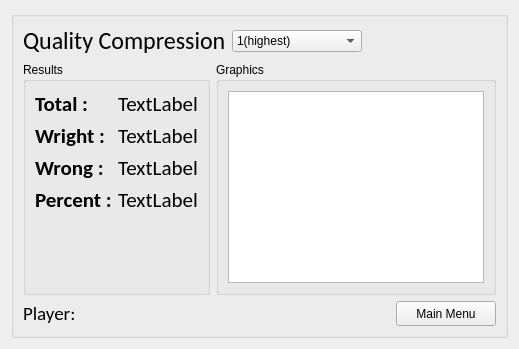
      <widget class="QWidget" name="statics_tab">
       <attribute name="title">
        <string>Statics</string>
       </attribute>
       <layout class="QGridLayout" name="gridLayout_5">
        <item row="0" column="0">
         <widget class="QGroupBox" name="groupBox_5">
          <property name="title">
           <string/>
          </property>
          <layout class="QGridLayout" name="gridLayout_17">
           <item row="0" column="0" colspan="2">
            <layout class="QHBoxLayout" name="horizontalLayout_10">
             <item>
              <widget class="QLabel" name="label_8">
               <property name="font">
                <font>
                 <family>Calibri</family>
                 <pointsize>18</pointsize>
                </font>
               </property>
               <property name="text">
                <string>Quality Compression</string>
               </property>
              </widget>
             </item>
             <item>
              <widget class="QComboBox" name="qualityStatics_cb">
               <property name="minimumSize">
                <size>
                 <width>130</width>
                 <height>0</height>
                </size>
               </property>
               <item>
                <property name="text">
                 <string>1(highest)</string>
                </property>
               </item>
               <item>
                <property name="text">
                 <string>2</string>
                </property>
               </item>
               <item>
                <property name="text">
                 <string>3</string>
                </property>
               </item>
               <item>
                <property name="text">
                 <string>4</string>
                </property>
               </item>
               <item>
                <property name="text">
                 <string>5</string>
                </property>
               </item>
               <item>
                <property name="text">
                 <string>6</string>
                </property>
               </item>
               <item>
                <property name="text">
                 <string>7</string>
                </property>
               </item>
               <item>
                <property name="text">
                 <string>8</string>
                </property>
               </item>
               <item>
                <property name="text">
                 <string>9</string>
                </property>
               </item>
               <item>
                <property name="text">
                 <string>10(lowest)</string>
                </property>
               </item>
              </widget>
             </item>
             <item>
              <spacer name="horizontalSpacer_8">
               <property name="orientation">
                <enum>Qt::Horizontal</enum>
               </property>
               <property name="sizeHint" stdset="0">
                <size>
                 <width>40</width>
                 <height>20</height>
                </size>
               </property>
              </spacer>
             </item>
            </layout>
           </item>
           <item row="1" column="0" colspan="2">
            <layout class="QHBoxLayout" name="horizontalLayout_8">
             <item>
              <widget class="QGroupBox" name="groupBox_13">
               <property name="title">
                <string>Results</string>
               </property>
               <layout class="QGridLayout" name="gridLayout_15">
                <item row="0" column="0">
                 <layout class="QVBoxLayout" name="verticalLayout_8">
                  <item>
                   <layout class="QHBoxLayout" name="horizontalLayout_15">
                    <item>
                     <widget class="QLabel" name="label_13">
                      <property name="font">
                       <font>
                        <family>Calibri</family>
                        <pointsize>16</pointsize>
                        <weight>75</weight>
                        <bold>true</bold>
                       </font>
                      </property>
                      <property name="text">
                       <string>Total :</string>
                      </property>
                     </widget>
                    </item>
                    <item>
                     <widget class="QLabel" name="totalCountStatics_lbl">
                      <property name="font">
                       <font>
                        <family>Calibri</family>
                        <pointsize>16</pointsize>
                       </font>
                      </property>
                      <property name="text">
                       <string>TextLabel</string>
                      </property>
                     </widget>
                    </item>
                   </layout>
                  </item>
                  <item>
                   <layout class="QHBoxLayout" name="horizontalLayout_16">
                    <item>
                     <widget class="QLabel" name="label_14">
                      <property name="font">
                       <font>
                        <family>Calibri</family>
                        <pointsize>16</pointsize>
                        <weight>75</weight>
                        <bold>true</bold>
                       </font>
                      </property>
                      <property name="text">
                       <string>Wright :</string>
                      </property>
                     </widget>
                    </item>
                    <item>
                     <widget class="QLabel" name="wavCountStatics_lbl">
                      <property name="font">
                       <font>
                        <family>Calibri</family>
                        <pointsize>16</pointsize>
                       </font>
                      </property>
                      <property name="text">
                       <string>TextLabel</string>
                      </property>
                     </widget>
                    </item>
                   </layout>
                  </item>
                  <item>
                   <layout class="QHBoxLayout" name="horizontalLayout_17">
                    <item>
                     <widget class="QLabel" name="label_15">
                      <property name="font">
                       <font>
                        <family>Calibri</family>
                        <pointsize>16</pointsize>
                        <weight>75</weight>
                        <bold>true</bold>
                       </font>
                      </property>
                      <property name="text">
                       <string>Wrong :</string>
                      </property>
                     </widget>
                    </item>
                    <item>
                     <widget class="QLabel" name="mp3CountStatics_lbl">
                      <property name="font">
                       <font>
                        <family>Calibri</family>
                        <pointsize>16</pointsize>
                       </font>
                      </property>
                      <property name="text">
                       <string>TextLabel</string>
                      </property>
                     </widget>
                    </item>
                   </layout>
                  </item>
                  <item>
                   <layout class="QHBoxLayout" name="horizontalLayout_18">
                    <item>
                     <widget class="QLabel" name="label_16">
                      <property name="font">
                       <font>
                        <family>Calibri</family>
                        <pointsize>16</pointsize>
                        <weight>75</weight>
                        <bold>true</bold>
                       </font>
                      </property>
                      <property name="text">
                       <string>Percent :</string>
                      </property>
                     </widget>
                    </item>
                    <item>
                     <widget class="QLabel" name="percentStatics_lbl">
                      <property name="font">
                       <font>
                        <family>Calibri</family>
                        <pointsize>16</pointsize>
                       </font>
                      </property>
                      <property name="text">
                       <string>TextLabel</string>
                      </property>
                     </widget>
                    </item>
                   </layout>
                  </item>
                 </layout>
                </item>
                <item row="1" column="0">
                 <widget class="QLabel" name="label_33">
                  <property name="maximumSize">
                   <size>
                    <width>240</width>
                    <height>150</height>
                   </size>
                  </property>
                  <property name="text">
                   <string/>
                  </property>
                  <property name="pixmap">
                   <pixmap resource="../_ui/images.qrc">:/newPrefix/images/Presentacion.jpg</pixmap>
                  </property>
                 </widget>
                </item>
               </layout>
              </widget>
             </item>
             <item>
              <widget class="QGroupBox" name="groupBox_14">
               <property name="title">
                <string>Graphics</string>
               </property>
               <layout class="QGridLayout" name="gridLayout_16">
                <item row="0" column="0">
                 <widget class="PlotWidget" name="totalStatics_pw"/>
                </item>
               </layout>
              </widget>
             </item>
            </layout>
           </item>
           <item row="2" column="1">
            <widget class="QPushButton" name="backStatics_btn">
             <property name="maximumSize">
              <size>
               <width>100</width>
               <height>30</height>
              </size>
             </property>
             <property name="text">
              <string>Main Menu</string>
             </property>
            </widget>
           </item>
           <item row="2" column="0">
            <widget class="QLabel" name="playerStatics_lbl">
             <property name="font">
              <font>
               <family>Calibri</family>
               <pointsize>14</pointsize>
              </font>
             </property>
             <property name="text">
              <string>Player:</string>
             </property>
            </widget>
           </item>
          </layout>
         </widget>
        </item>
       </layout>
      </widget>
